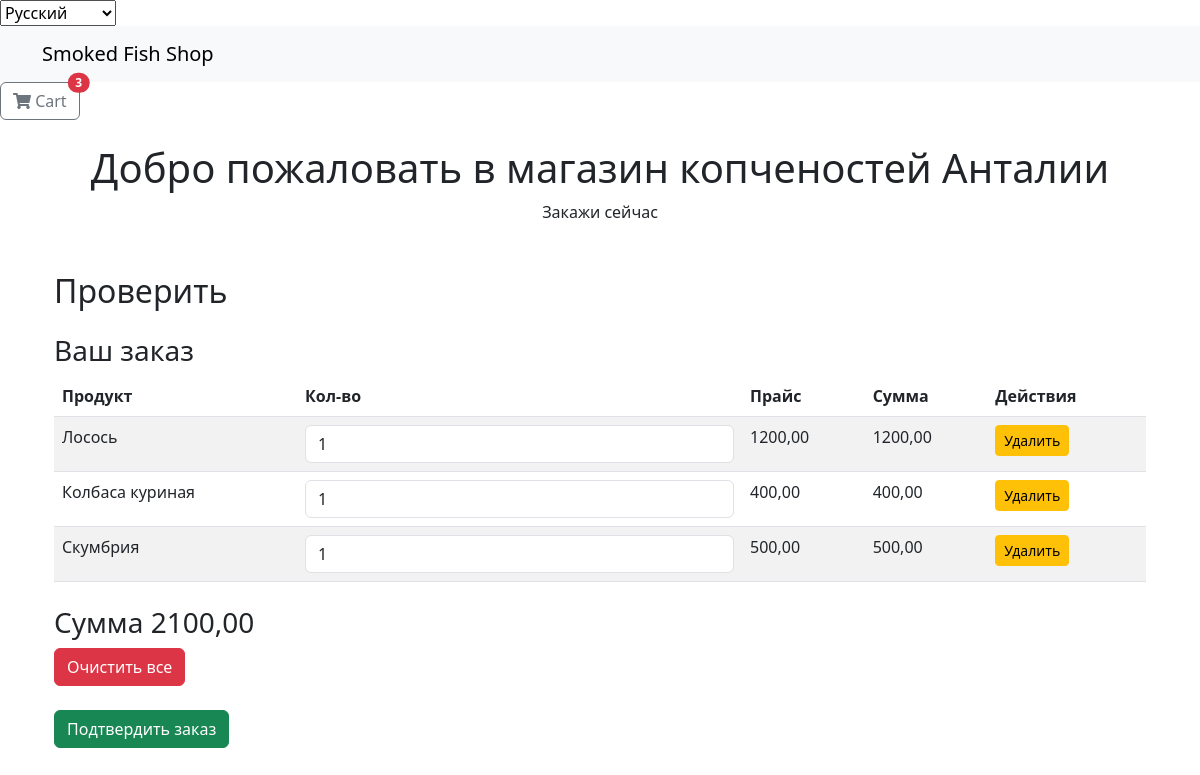
Screenshot of /ru/checkout/ (signed in) with the database file from the repository.
### products/models.py (models this page shows, shortened)
class CartItem(models.Model):
    product = models.ForeignKey('Product', on_delete=models.CASCADE)
    quantity = models.PositiveIntegerField(default=1)
    user = models.ForeignKey(User, on_delete=models.CASCADE, null=True, blank=True, db_index=True)
    session_key = models.CharField(max_length=40, blank=True, null=True, db_index=True)  # Добавлено null=True
    class Meta:
        unique_together = ('product', 'user', 'session_key')
    def get_total_price(self):
        return self.product.price * Decimal(self.quantity)
    @classmethod
    def get_cart(cls, user=None, session_key=None):
        if user:
            return cls.objects.filter(user=user)
        elif session_key:
            return cls.objects.filter(session_key=session_key)
        return cls.objects.none()

class Product(models.Model):
    name = models.CharField(max_length=255)
    description = models.TextField()
    price = models.DecimalField(max_digits=10, decimal_places=2)
    available = models.BooleanField(default=True)

### products/views.py (the view)
# urls.py: path('checkout/', views.checkout, name='checkout'),
def checkout(request):
    cart_items = get_cart_items(request)
    total_price = sum(item.get_total_price() for item in cart_items)
    return render(request, 'checkout.html', {'cart_items': cart_items, 'total_price': total_price})

### products/context_processors.py (called while the page is built)
def cart_count(request):
    session_key = request.session.session_key
    if not session_key:
        return {'cart_count': 0}
    user = request.user if request.user.is_authenticated else None
    cart_items = CartItem.get_cart(user=user, session_key=session_key)
    return {'cart_count': cart_items.count()}

### products/views.py (called while the page is built)
def get_cart_items(request):
    if request.user.is_authenticated:
        return CartItem.objects.filter(user=request.user)
    elif request.session.session_key:
        return CartItem.objects.filter(session_key=request.session.session_key)
    return CartItem.objects.none()

### products/templates/checkout.html (shortened to what this page needs)
{% extends "base.html" %}
{% load i18n %}
{% block content %}
<div class="container mt-5">
  <h2 class="mb-4">{% trans "Checkout" %}</h2>
  {% if cart_items %}
  <h3>{% trans "Your Order:" %}</h3>
  <table class="table table-striped table-hover">
    <thead>
      <tr>
        <th>{% trans "Product" %}</th>
        <th>{% trans "Quantity" %}</th>
        <th>{% trans "Price" %}</th>
        <th>{% trans "Total" %}</th>
        <th>{% trans "Actions" %}</th>
      </tr>
    </thead>
    <tbody>
      {% for item in cart_items %}
      <tr>
        <td>{{ item.product.name }}</td>
        <td>
          <input type="number" name="quantity_{{ item.id }}" value="{{ item.quantity }}" min="1"
            onchange="updateQuantity({{ item.id }}, this.value)" class="form-control">
        </td>
        <td>{{ item.product.price }} </td>
        <td id="total-item-{{ item.id }}">{{ item.get_total_price }}</td>
        <td>
          <button type="button" class="btn btn-warning btn-sm" onclick="removeFromCart({{ item.id }})">
            {% trans "Remove" %}
          </button>
        </td>
      </tr>
      {% endfor %}
    </tbody>
  </table>
  <h3 class="mt-4">{% trans "Total:" %} <span id="total-price">{{ total_price }}</span> </h3>
  <form id="clear-cart-form">
    <button type="button" class="btn btn-danger" onclick="clearCart()">
      {% trans "Clear Cart" %}
    </button>
  </form>
  <form method="POST" action="{% url 'order_confirm' %}" class="mt-4">
    <button type="submit" class="btn btn-success">{% trans "Confirm Order" %}</button>
  </form>
  {% else %}
  <p>{% trans "Your cart is empty!" %}</p>
  {% endif %}
</div>
{% endblock %}

### rows the page displays
CartItem: product.name "Лосось", quantity "1", product.price "1200,00", get_total_price "1200,00"
CartItem: product.name "Колбаса куриная", quantity "1", product.price "400,00", get_total_price "400,00"
CartItem: product.name "Скумбрия", quantity "1", product.price "500,00", get_total_price "500,00"

### other values shown
{{ cart_count|default:0 }} "3"
{{ total_price }} "2100,00"
form field language "Русский"
